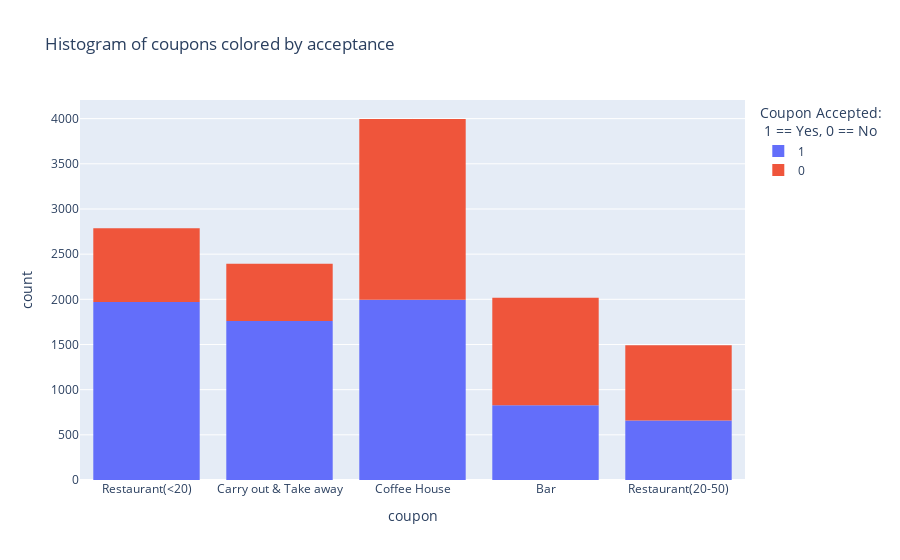

Notebook code cell kept with this figure:
### Markdown cell above
5. Use a bar plot to visualize the `coupon` column.

### Code cell
fig = px.histogram(data_cleaned, x='coupon', color="Y",
labels={ "Y": "Coupon Accepted: <br /> 1 == Yes, 0 == No"}, title="Histogram of coupons colored by acceptance")
fig.show()

### Figure 1 — Plotly figure (JSON) as saved in the notebook; plotly's stock layout.template omitted (floating-point values rounded to 4 significant figures; data arrays with more than 128 entries replaced by an {"elided": "..."} marker saying what was removed)
{"data": [{"alignmentgroup": "True", "bingroup": "x", "hovertemplate": "Coupon Accepted: <br /> 1 == Yes, 0 == No=1<br>coupon=%{x}<br>count=%{y}<extra></extra>", "legendgroup": "1", "marker": {"color": "#636efa", "pattern": {"shape": ""}}, "name": "1", "offsetgroup": "1", "orientation": "v", "showlegend": true, "type": "histogram", "x": {"elided": "7210 str values"}, "xaxis": "x", "yaxis": "y"}, {"alignmentgroup": "True", "bingroup": "x", "hovertemplate": "Coupon Accepted: <br /> 1 == Yes, 0 == No=0<br>coupon=%{x}<br>count=%{y}<extra></extra>", "legendgroup": "0", "marker": {"color": "#EF553B", "pattern": {"shape": ""}}, "name": "0", "offsetgroup": "0", "orientation": "v", "showlegend": true, "type": "histogram", "x": {"elided": "5474 str values"}, "xaxis": "x", "yaxis": "y"}], "layout": {"barmode": "relative", "legend": {"title": {"text": "Coupon Accepted: <br /> 1 == Yes, 0 == No"}, "tracegroupgap": 0}, "title": {"text": "Histogram of coupons colored by acceptance"}, "xaxis": {"anchor": "y", "domain": [0, 1], "title": {"text": "coupon"}}, "yaxis": {"anchor": "x", "domain": [0, 1], "title": {"text": "count"}}}}
